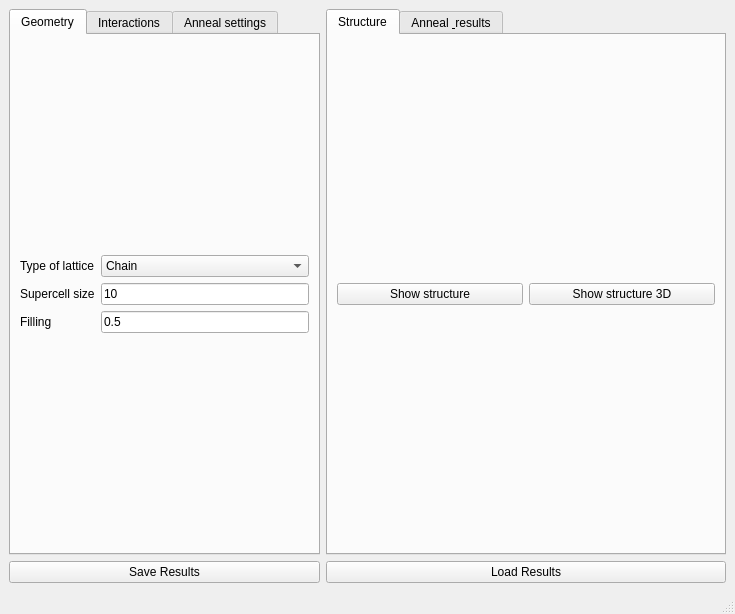
<?xml version="1.0" encoding="UTF-8"?>
<ui version="4.0">
 <class>MainWindow</class>
 <widget class="QMainWindow" name="MainWindow">
  <property name="geometry">
   <rect>
    <x>0</x>
    <y>0</y>
    <width>735</width>
    <height>614</height>
   </rect>
  </property>
  <property name="baseSize">
   <size>
    <width>0</width>
    <height>0</height>
   </size>
  </property>
  <property name="windowTitle">
   <string>Lattice gas</string>
  </property>
  <widget class="QWidget" name="centralwidget">
   <layout class="QGridLayout" name="gridLayout_1">
    <item row="0" column="0">
     <widget class="QTabWidget" name="tabWidget">
      <property name="currentIndex">
       <number>0</number>
      </property>
      <widget class="QWidget" name="tab_geometry">
       <attribute name="title">
        <string>Geometry</string>
       </attribute>
       <layout class="QGridLayout" name="gridLayout_geometry">
        <item row="0" column="0">
         <layout class="QGridLayout" name="gridLayout_geometry_fields">
          <item row="0" column="0">
           <widget class="BodyLabel" name="label_lattice">
            <property name="text">
             <string>Type of lattice</string>
            </property>
           </widget>
          </item>
          <item row="0" column="1">
           <widget class="ComboBox" name="lattice">
            <item>
             <property name="text">
              <string>Chain</string>
             </property>
            </item>
            <item>
             <property name="text">
              <string>Square</string>
             </property>
            </item>
            <item>
             <property name="text">
              <string>Triangular</string>
             </property>
            </item>
            <item>
             <property name="text">
              <string>Honeycomb</string>
             </property>
            </item>
            <item>
             <property name="text">
              <string>Kagome</string>
             </property>
            </item>
            <item>
             <property name="text">
              <string>Lieb</string>
             </property>
            </item>
           </widget>
          </item>
          <item row="1" column="0">
           <widget class="BodyLabel" name="label_supercell_size">
            <property name="text">
             <string>Supercell size</string>
            </property>
           </widget>
          </item>
          <item row="1" column="1">
           <widget class="LineEdit" name="supercell_size">
            <property name="text">
             <string>10</string>
            </property>
           </widget>
          </item>
          <item row="2" column="0">
           <widget class="BodyLabel" name="label_filling">
            <property name="text">
             <string>Filling</string>
            </property>
           </widget>
          </item>
          <item row="2" column="1">
           <widget class="LineEdit" name="filling">
            <property name="text">
             <string>0.5</string>
            </property>
           </widget>
          </item>
         </layout>
        </item>
       </layout>
      </widget>
      <widget class="QWidget" name="tab_interactions">
       <attribute name="title">
        <string>Interactions</string>
       </attribute>
       <layout class="QGridLayout" name="gridLayout_interactions">
        <item row="0" column="0">
         <layout class="QGridLayout" name="gridLayout_interactions_fields">
          <item row="0" column="0">
           <widget class="BodyLabel" name="label_Jij">
            <property name="text">
             <string>Neighbor couplings (J1, J2, J3)</string>
            </property>
           </widget>
          </item>
          <item row="0" column="1">
           <widget class="LineEdit" name="Jij">
            <property name="text">
             <string>1.0, 0.0, 0.0</string>
            </property>
           </widget>
          </item>
          <item row="1" column="0">
           <widget class="BodyLabel" name="label_mu_profile">
            <property name="text">
             <string>Chemical potential profile</string>
            </property>
           </widget>
          </item>
          <item row="1" column="1">
           <widget class="LineEdit" name="mu_profile">
            <property name="text">
             <string>0.0</string>
            </property>
           </widget>
          </item>
         </layout>
        </item>
       </layout>
      </widget>
      <widget class="QWidget" name="tab_anneal_settings">
       <attribute name="title">
        <string>Anneal settings</string>
       </attribute>
       <layout class="QGridLayout" name="gridLayout_anneal_settings">
        <item row="0" column="0">
         <layout class="QGridLayout" name="gridLayout_anneal_settings_fields">
          <item row="0" column="0">
           <widget class="BodyLabel" name="label_temp">
            <property name="text">
             <string>Temperature</string>
            </property>
           </widget>
          </item>
          <item row="0" column="1">
           <widget class="LineEdit" name="temp">
            <property name="text">
             <string>0.5</string>
            </property>
           </widget>
          </item>
          <item row="1" column="0">
           <widget class="BodyLabel" name="label_ntries">
            <property name="text">
             <string>Number of attempts</string>
            </property>
           </widget>
          </item>
          <item row="1" column="1">
           <widget class="LineEdit" name="ntries">
            <property name="text">
             <string>10000</string>
            </property>
           </widget>
          </item>
          <item row="2" column="0">
           <widget class="BodyLabel" name="label_n_snapshots">
            <property name="text">
             <string>Number of snapshots</string>
            </property>
           </widget>
          </item>
          <item row="2" column="1">
           <widget class="LineEdit" name="n_snapshots">
            <property name="text">
             <string>20</string>
            </property>
           </widget>
          </item>
         </layout>
        </item>
       </layout>
      </widget>
     </widget>
    </item>
    <item row="0" column="1">
     <widget class="QTabWidget" name="tabWidget_2">
      <property name="minimumSize">
       <size>
        <width>400</width>
        <height>0</height>
       </size>
      </property>
      <property name="currentIndex">
       <number>0</number>
      </property>
      <widget class="QWidget" name="tab_structure">
       <attribute name="title">
        <string>Structure</string>
       </attribute>
       <layout class="QGridLayout" name="gridLayout_structure">
        <item row="1" column="0">
         <widget class="PushButton" name="show_structure">
          <property name="text">
           <string>Show structure</string>
          </property>
         </widget>
        </item>
        <item row="1" column="1">
         <widget class="PushButton" name="show_structure_3d">
          <property name="text">
           <string>Show structure 3D</string>
          </property>
         </widget>
        </item>
       </layout>
      </widget>
      <widget class="QWidget" name="tab_anneal_results">
       <attribute name="title">
        <string>Anneal &amp; results</string>
       </attribute>
       <layout class="QVBoxLayout" name="verticalLayout_anneal_results">
        <item>
         <widget class="PushButton" name="run_anneal">
          <property name="text">
           <string>Run anneal</string>
          </property>
         </widget>
        </item>
        <item>
         <widget class="PushButton" name="show_configuration">
          <property name="text">
           <string>Show configuration</string>
          </property>
         </widget>
        </item>
        <item>
         <widget class="PushButton" name="show_correlator">
          <property name="text">
           <string>Show correlator</string>
          </property>
         </widget>
        </item>
        <item>
         <widget class="PushButton" name="show_relaxation">
          <property name="text">
           <string>Show relaxation</string>
          </property>
         </widget>
        </item>
        <item>
         <widget class="PushButton" name="show_correlator_relaxation">
          <property name="text">
           <string>Show correlator relaxation</string>
          </property>
         </widget>
        </item>
       </layout>
      </widget>
     </widget>
    </item>
    <item row="1" column="0">
     <widget class="PushButton" name="save_results">
      <property name="text">
       <string>Save Results</string>
      </property>
     </widget>
    </item>
    <item row="1" column="1">
     <widget class="PushButton" name="load_results">
      <property name="text">
       <string>Load Results</string>
      </property>
     </widget>
    </item>
   </layout>
  </widget>
  <widget class="QMenuBar" name="menubar">
   <property name="geometry">
    <rect>
     <x>0</x>
     <y>0</y>
     <width>735</width>
     <height>22</height>
    </rect>
   </property>
  </widget>
  <widget class="QStatusBar" name="statusbar"/>
 </widget>
 <customwidgets>
 <customwidget>
  <class>BodyLabel</class>
  <extends>QLabel</extends>
  <header>qfluentwidgets</header>
 </customwidget>
 <customwidget>
  <class>ComboBox</class>
  <extends>QComboBox</extends>
  <header>qfluentwidgets</header>
 </customwidget>
 <customwidget>
  <class>LineEdit</class>
  <extends>QLineEdit</extends>
  <header>qfluentwidgets</header>
 </customwidget>
 <customwidget>
  <class>PushButton</class>
  <extends>QPushButton</extends>
  <header>qfluentwidgets</header>
 </customwidget>
</customwidgets>
<resources/>
 <connections/>
</ui>
